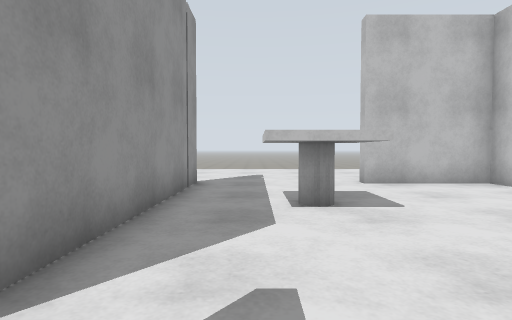
view 1 (above)

18 first-person views from a walk through a world built for the Gazebo simulator. The camera is 0.94 m above the floor, tilts 2° down and sees 80° across. The floor is counted in squares, 1 m on a side. Each view is taken from the middle of a square. On the plan, view 1 faces up. The plan holds only what a view shows up to about 11 squares ahead; the rest is blank.

view 2
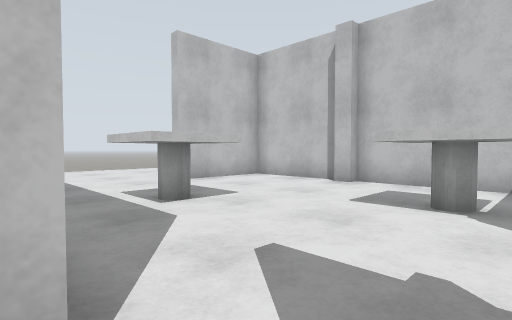

view 3
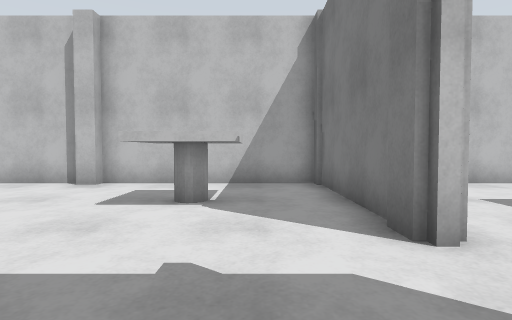

view 4
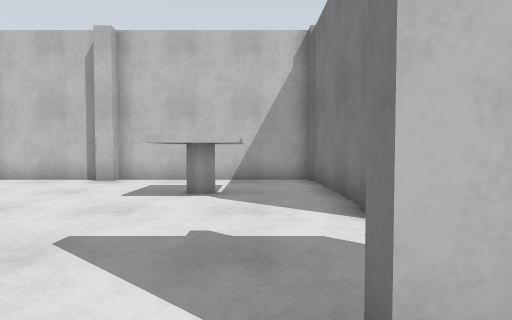

view 5
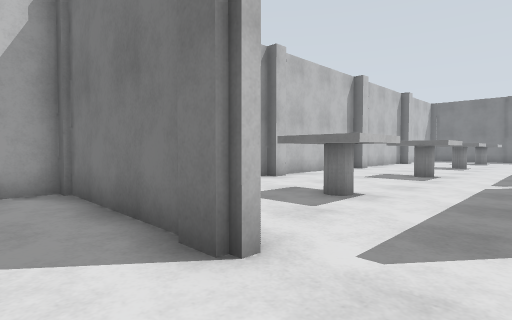

view 6
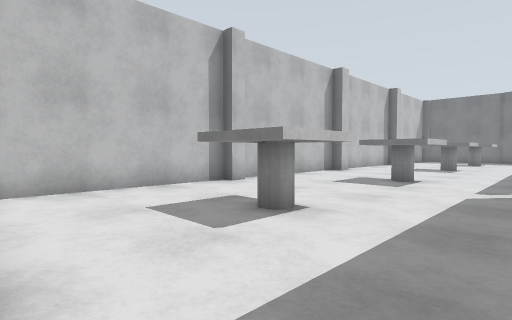

view 7
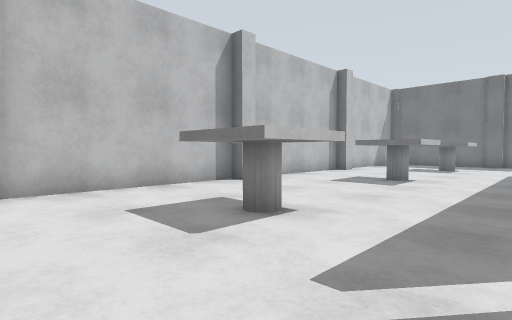

view 8
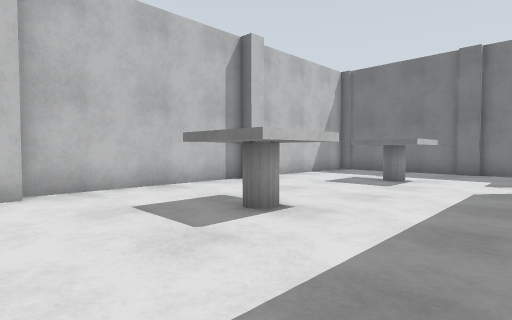

view 9
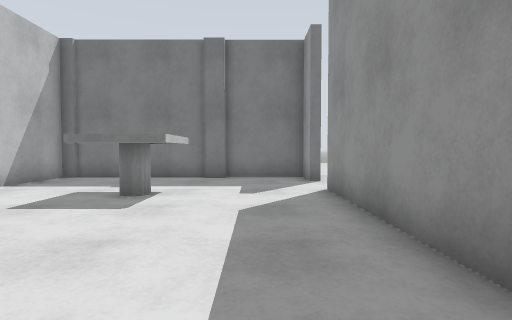

view 10
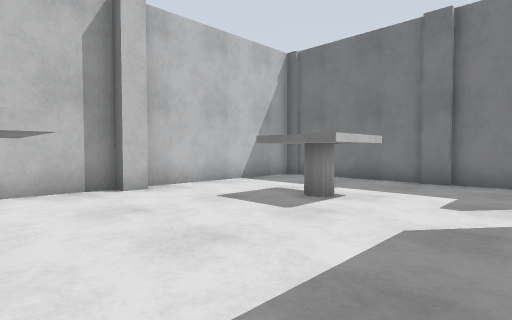

view 11
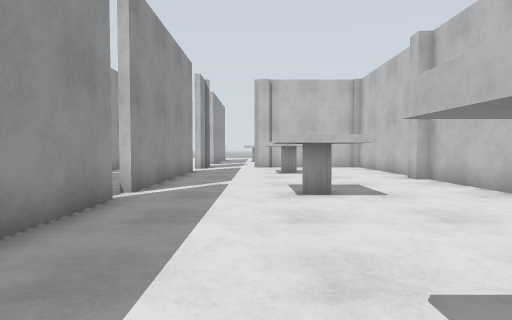

view 12
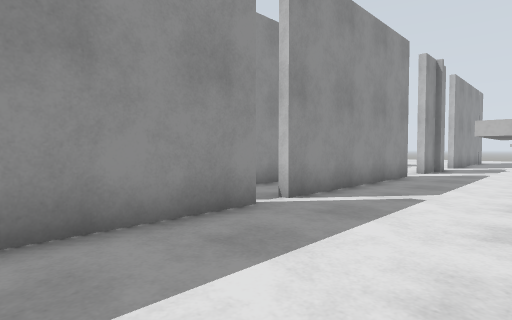

view 13
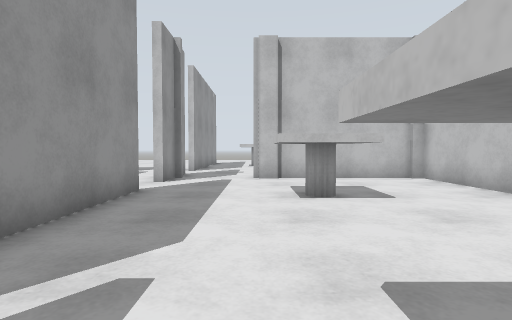

view 14
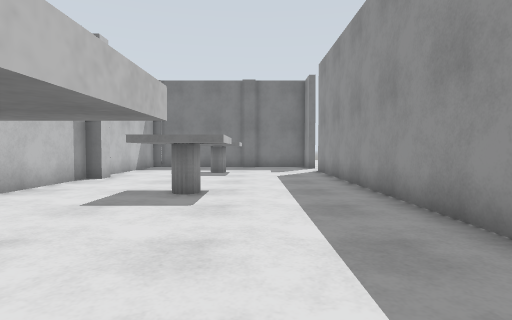

view 15
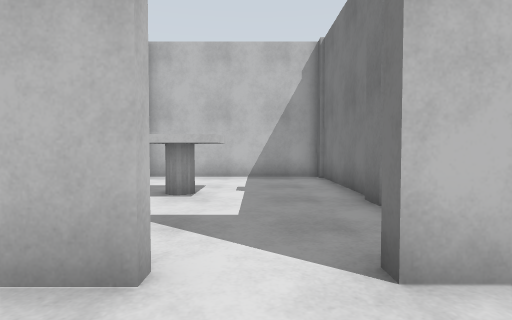

view 16
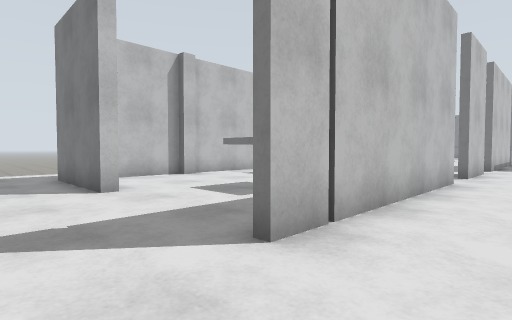

view 17
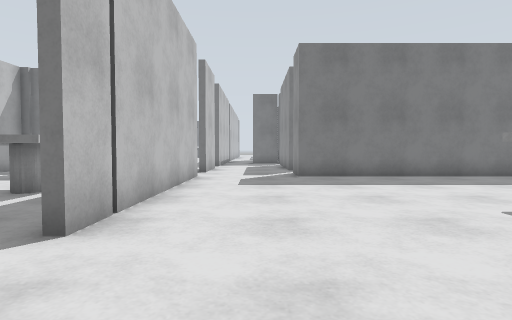

view 18
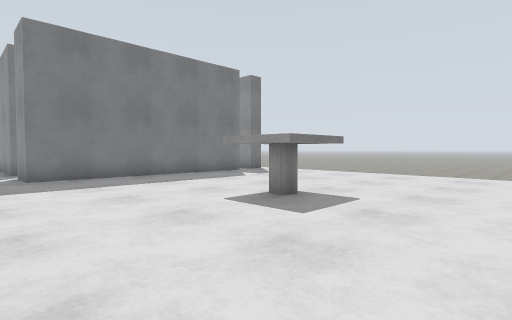

### Floor plan
Key: @ floor where view 1 was taken; # wall or solid block; . floor; T thing the floor can be seen under or through.
Columns run from 17 left of view 1 to 9 right of it. Each row starts with its distance up from view 1.
 12         .... .
 11 .............. ......
 10 ...........................
  9  ...................#####..
  8   .....###.....#........#
  7    .... ##.....#........#
  6     ...........#.TTT....#
  5      ..........#.TTT...##
  4       .........#.......##
  3       .........#........#
  2      ..........#....TT..#
  1     ########........TT..#
  0            #. ...@......#
 -1               .#........#
 -2               .#..#######
 -3               .#........#
 -4                .........#
 -5                #...TT...#
 -6                #...TT...#
 -7                #........#
 -8                #.......##
 -9              #.#........#
-10              #.#........#
-11               .#...TT...#
-12                ....TT...#
-13                #........#
-14                #........#
-15                #.......##
-16                #........#
-17                #...##...#
-18                #...##...#
-19                #........#
-20                #........#
-21                #.......##
-22                #........#
-23                #...TT...#
-24                #...TT...#
-25              . .........#
-26                #........#
-27                ##########

Where each view was taken, in squares from view 1:
view 1: 0 up, 0 right, facing up
view 2: 0 up, 2 left, facing up-right
view 3: 0 up, 2 left, facing right
view 4: 0 up, 3 left, facing right
view 5: 0 up, 1 left, facing down-right
view 6: 2 down, 1 left, facing down-right
view 7: 8 down, 1 left, facing down-right
view 8: 14 down, 1 left, facing down-right
view 9: 17 down, 0 right, facing down
view 10: 18 down, 1 left, facing down-right
view 11: 18 down, 1 right, facing up
view 12: 16 down, 2 right, facing up-left
view 13: 12 down, 1 right, facing up
view 14: 11 down, 1 right, facing down
view 15: 25 down, 4 left, facing right
view 16: 11 up, 4 left, facing down-right
view 17: 12 up, 4 left, facing down
view 18: 12 up, 4 left, facing down-left
